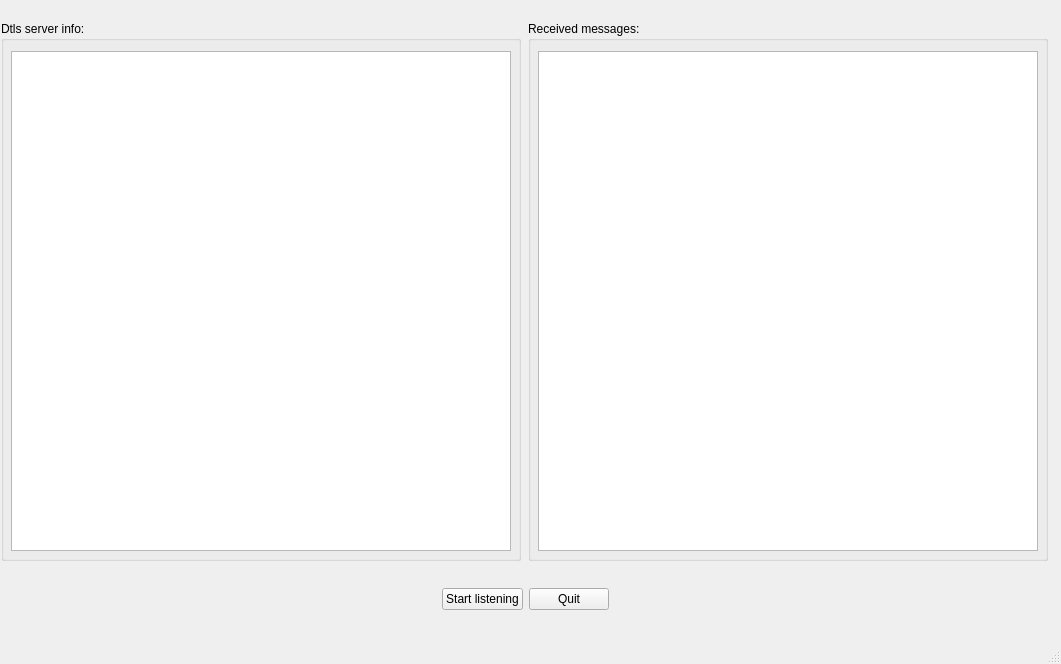
<?xml version="1.0" encoding="UTF-8"?>
<ui version="4.0">
 <class>MainWindow</class>
 <widget class="QMainWindow" name="MainWindow">
  <property name="geometry">
   <rect>
    <x>0</x>
    <y>0</y>
    <width>1061</width>
    <height>664</height>
   </rect>
  </property>
  <property name="windowTitle">
   <string>MainWindow</string>
  </property>
  <widget class="QWidget" name="centralwidget">
   <widget class="QWidget" name="layoutWidget">
    <property name="geometry">
     <rect>
      <x>0</x>
      <y>0</y>
      <width>1051</width>
      <height>631</height>
     </rect>
    </property>
    <layout class="QVBoxLayout" name="verticalLayout">
     <item>
      <layout class="QHBoxLayout" name="horizontalLayout">
       <item>
        <widget class="QGroupBox" name="infoBox">
         <property name="minimumSize">
          <size>
           <width>520</width>
           <height>540</height>
          </size>
         </property>
         <property name="maximumSize">
          <size>
           <width>520</width>
           <height>540</height>
          </size>
         </property>
         <property name="title">
          <string>Dtls server info:</string>
         </property>
         <property name="flat">
          <bool>true</bool>
         </property>
         <widget class="QTextEdit" name="clientRequest">
          <property name="geometry">
           <rect>
            <x>10</x>
            <y>30</y>
            <width>500</width>
            <height>500</height>
           </rect>
          </property>
          <property name="minimumSize">
           <size>
            <width>500</width>
            <height>500</height>
           </size>
          </property>
          <property name="maximumSize">
           <size>
            <width>500</width>
            <height>500</height>
           </size>
          </property>
          <property name="readOnly">
           <bool>true</bool>
          </property>
         </widget>
        </widget>
       </item>
       <item>
        <widget class="QGroupBox" name="groupBox">
         <property name="minimumSize">
          <size>
           <width>520</width>
           <height>540</height>
          </size>
         </property>
         <property name="maximumSize">
          <size>
           <width>520</width>
           <height>540</height>
          </size>
         </property>
         <property name="title">
          <string>Received messages:</string>
         </property>
         <property name="flat">
          <bool>true</bool>
         </property>
         <widget class="QTextEdit" name="messages">
          <property name="geometry">
           <rect>
            <x>10</x>
            <y>30</y>
            <width>500</width>
            <height>500</height>
           </rect>
          </property>
          <property name="minimumSize">
           <size>
            <width>500</width>
            <height>500</height>
           </size>
          </property>
          <property name="maximumSize">
           <size>
            <width>500</width>
            <height>500</height>
           </size>
          </property>
          <property name="readOnly">
           <bool>true</bool>
          </property>
         </widget>
        </widget>
       </item>
      </layout>
     </item>
     <item>
      <layout class="QHBoxLayout" name="horizontalLayout_2">
       <item>
        <spacer name="horizontalSpacer">
         <property name="orientation">
          <enum>Qt::Horizontal</enum>
         </property>
         <property name="sizeHint" stdset="0">
          <size>
           <width>40</width>
           <height>20</height>
          </size>
         </property>
        </spacer>
       </item>
       <item>
        <widget class="QPushButton" name="gateButton">
         <property name="text">
          <string>Start listening</string>
         </property>
        </widget>
       </item>
       <item>
        <widget class="QPushButton" name="quitButton">
         <property name="text">
          <string>Quit</string>
         </property>
        </widget>
       </item>
       <item>
        <spacer name="horizontalSpacer_2">
         <property name="orientation">
          <enum>Qt::Horizontal</enum>
         </property>
         <property name="sizeHint" stdset="0">
          <size>
           <width>40</width>
           <height>20</height>
          </size>
         </property>
        </spacer>
       </item>
      </layout>
     </item>
    </layout>
   </widget>
  </widget>
  <widget class="QMenuBar" name="menubar">
   <property name="geometry">
    <rect>
     <x>0</x>
     <y>0</y>
     <width>1061</width>
     <height>22</height>
    </rect>
   </property>
  </widget>
  <widget class="QStatusBar" name="statusbar"/>
 </widget>
 <resources/>
 <connections/>
</ui>
